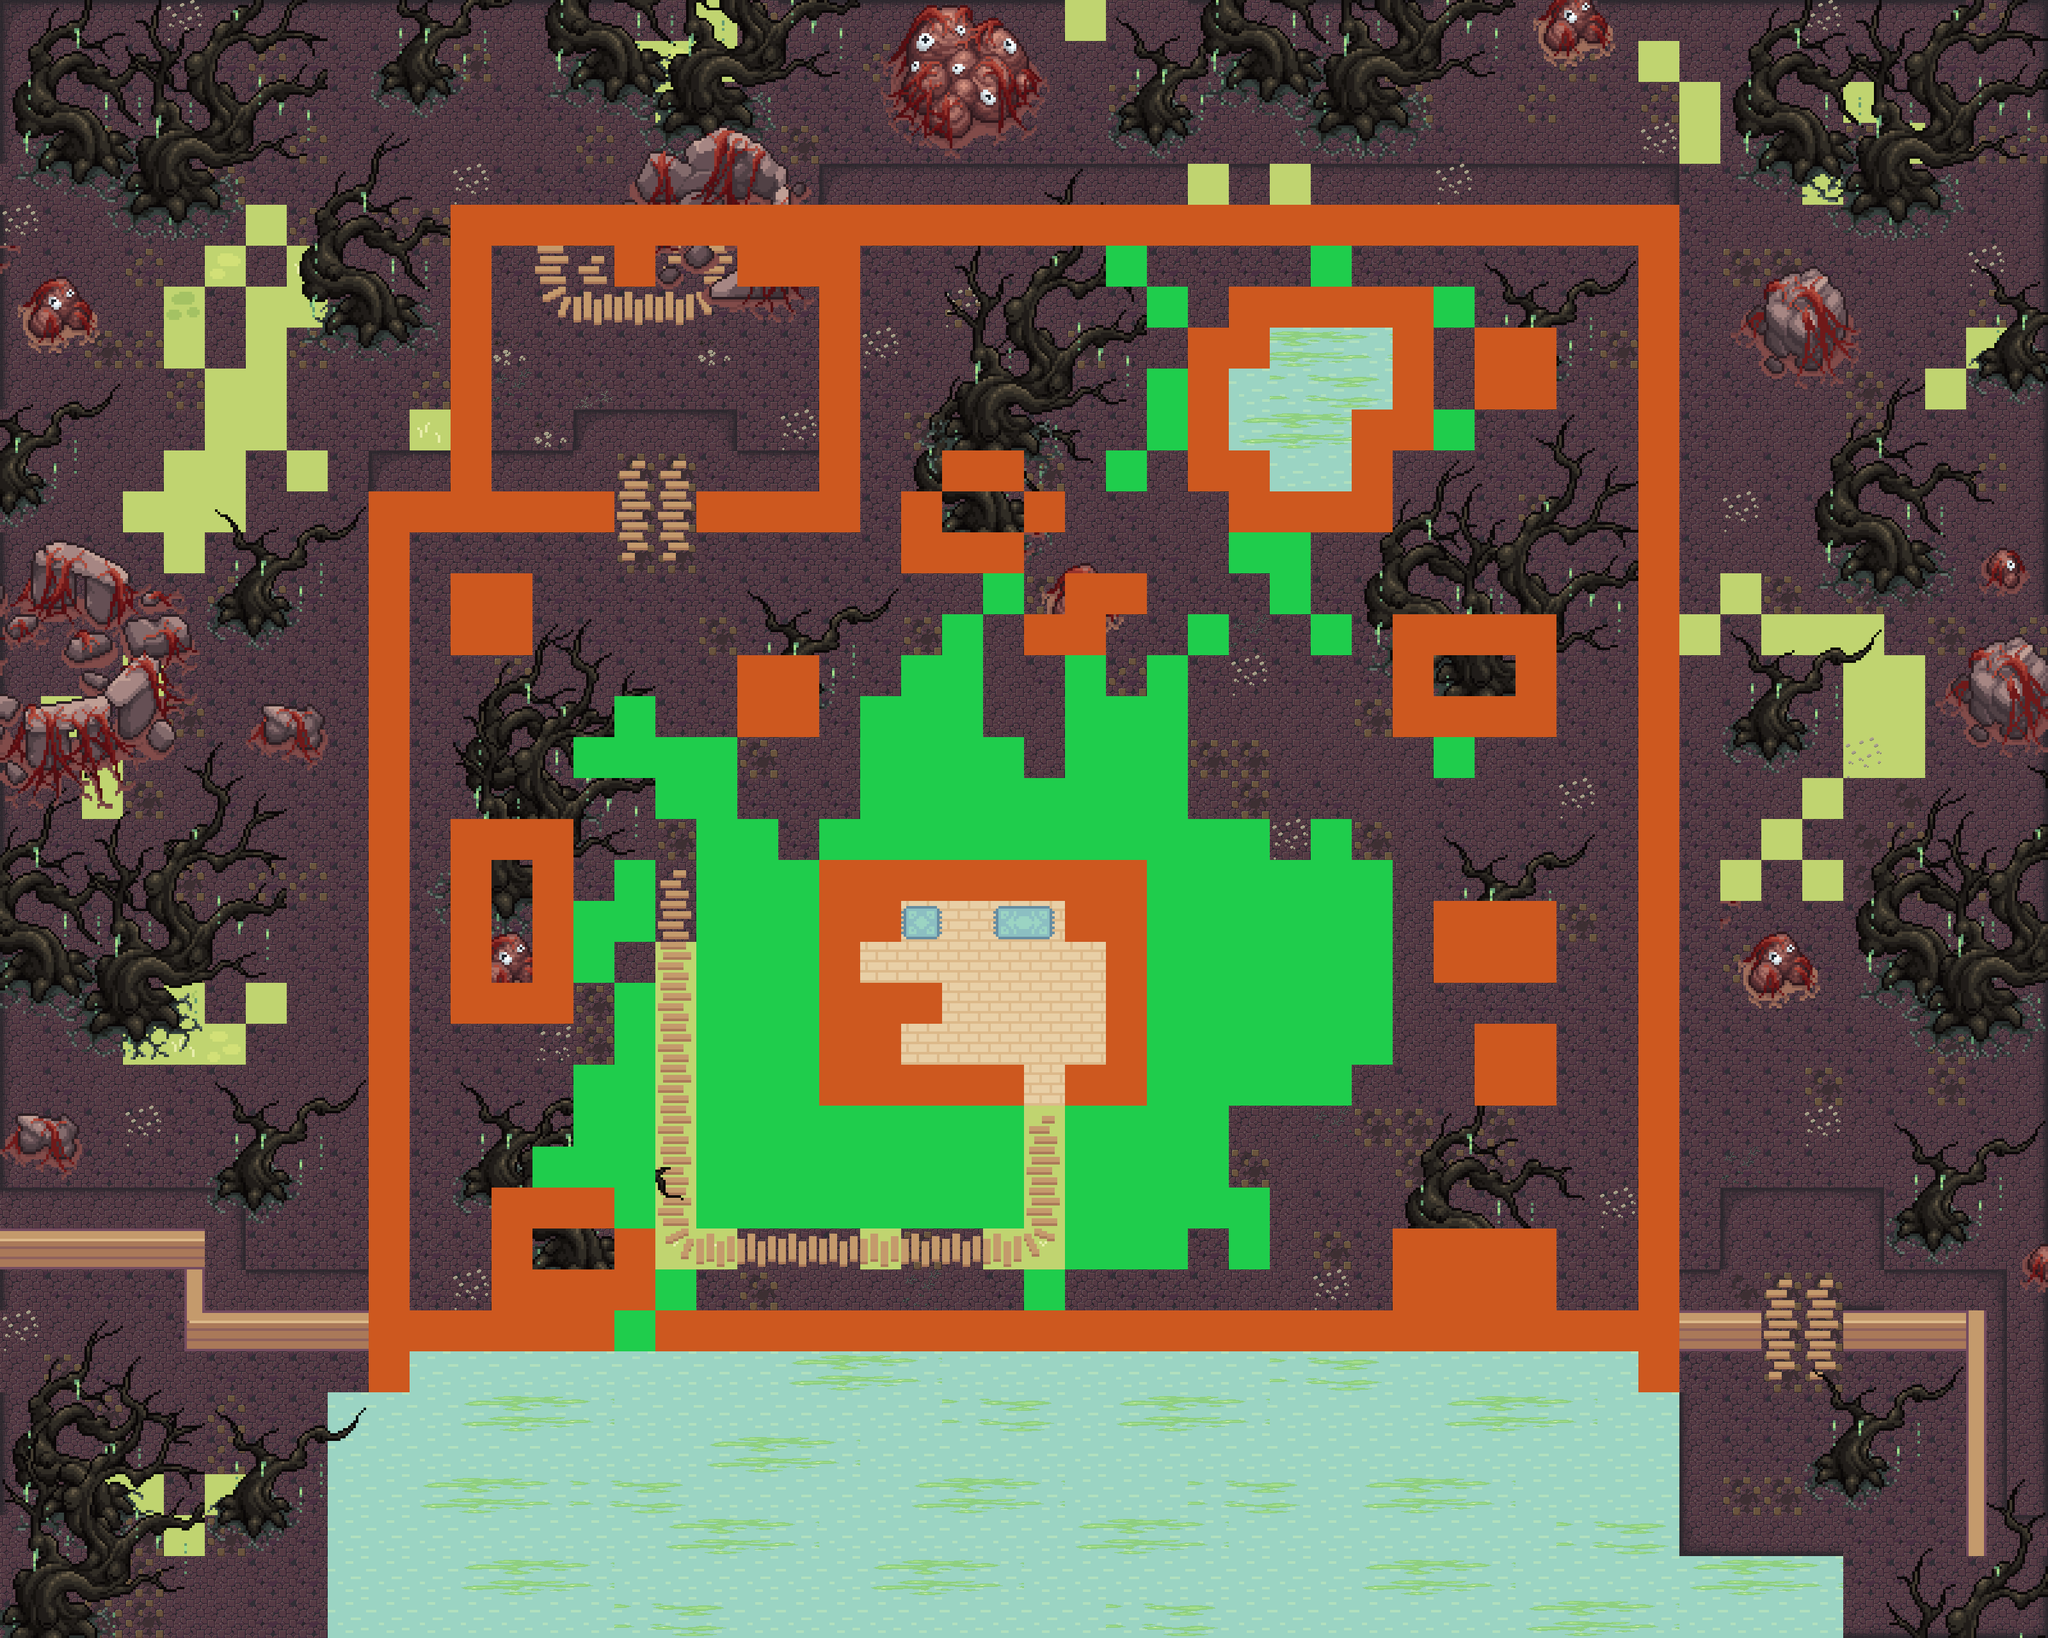

The image is a tile-based game level rendered from a .tmx file. Its description and source (layers, tilesets, objects; grid data summarised) follow:
An orthogonal 50x40 tile map with 64x64 px tiles, 19 tile layers (Water, Corrupted Water, Ground, Grass, ...), 18 tilesets and 4 objects (Start, Trader, Bed).

<map version="1.10" tiledversion="1.11.2" orientation="orthogonal" renderorder="right-down" width="50" height="40" tilewidth="64" tileheight="64" infinite="0" nextlayerid="96" nextobjectid="364">
 <tileset firstgid="1" source="Tilesets/Grass.tsx" />
 <tileset firstgid="81" source="Tilesets/Hills.tsx" />
 <tileset firstgid="117" source="Tilesets/Fences.tsx" />
 <tileset firstgid="133" source="Tilesets/Plant Decoration.tsx" />
 <tileset firstgid="143" source="Tilesets/Objects.tsx" />
 <tileset firstgid="153" source="Tilesets/Paths.tsx" />
 <tileset firstgid="169" source="Tilesets/interaction.tsx" />
 <tileset firstgid="171" source="Tilesets/Water.tsx" />
 <tileset firstgid="172" source="Tilesets/House.tsx" />
 <tileset firstgid="207" source="Tilesets/House Decoration.tsx" />
 <tileset firstgid="261" source="Tilesets/Tiles.tsx" />
 <tileset firstgid="371" source="Tilesets/Corrupted Trees#1.tsx" />
 <tileset firstgid="1259" source="Tilesets/Corrupted Trees#2.tsx" />
 <tileset firstgid="1799" source="Tilesets/Corrupted Trees#3.tsx" />
 <tileset firstgid="2087" source="Tilesets/Corrupted Objects.tsx" />
 <tileset firstgid="4243" source="Tilesets/Corrupted Details.tsx" />
 <tileset firstgid="4261" source="Tilesets/Corrupted Water.tsx" />
 <tileset firstgid="4351" source="../data/Tilesets/interaction.tsx" />
 <layer id="60" name="Water" width="50" height="40">
  <data>[2000 cells, 269 non-empty, 1 distinct tile ids]</data>
 </layer>
 <layer id="65" name="Corrupted Water" width="50" height="40">
  <data>[2000 cells, 95 non-empty, 6 distinct tile ids]</data>
 </layer>
 <layer id="59" name="Ground" width="50" height="40">
  <data>[2000 cells, 1617 non-empty, 13 distinct tile ids]</data>
 </layer>
 <layer id="61" name="Grass" width="50" height="40">
  <data>[2000 cells, 271 non-empty, 11 distinct tile ids]</data>
 </layer>
 <layer id="66" name="Details" width="50" height="40">
  <data>[2000 cells, 37 non-empty, 5 distinct tile ids]</data>
 </layer>
 <layer id="62" name="Hills" width="50" height="40">
  <data>[2000 cells, 112 non-empty, 8 distinct tile ids]</data>
 </layer>
 <layer id="63" name="Fence" width="50" height="40">
  <data>[2000 cells, 17 non-empty, 6 distinct tile ids]</data>
 </layer>
 <layer id="16" name="HouseFloor" width="50" height="40">
  <data>[2000 cells, 29 non-empty, 1 distinct tile ids]</data>
 </layer>
 <layer id="15" name="HouseWalls" width="50" height="40">
  <data>[2000 cells, 23 non-empty, 11 distinct tile ids]</data>
 </layer>
 <layer id="18" name="HouseFurnitureBottom" width="50" height="40">
  <data>[2000 cells, 3 non-empty, 3 distinct tile ids]</data>
 </layer>
 <layer id="17" name="HouseFurnitureTop" width="50" height="40">
  <data>[2000 cells, 7 non-empty, 7 distinct tile ids]</data>
 </layer>
 <layer id="68" name="Path" width="50" height="40">
  <data>[2000 cells, 44 non-empty, 6 distinct tile ids]</data>
 </layer>
 <layer id="70" name="Corrupted Tree3" width="50" height="40">
  <data>[2000 cells, 208 non-empty, 16 distinct tile ids]</data>
 </layer>
 <layer id="71" name="Corrupted Tree2" width="50" height="40">
  <data>[2000 cells, 384 non-empty, 30 distinct tile ids]</data>
 </layer>
 <layer id="72" name="Corrupted Tree1" width="50" height="40">
  <data>[2000 cells, 399 non-empty, 48 distinct tile ids]</data>
 </layer>
 <layer id="69" name="Corrupted Rock" width="50" height="40">
  <data>[2000 cells, 176 non-empty, 112 distinct tile ids]</data>
 </layer>
 <layer id="73" name="Corrupted Objects" width="50" height="40">
  <data>[2000 cells, 0 non-empty, 0 distinct tile ids]</data>
 </layer>
 <layer id="14" name="Collision" width="50" height="40">
  <data>[2000 cells, 255 non-empty, 2 distinct tile ids]</data>
 </layer>
 <layer id="64" name="Farmable" width="50" height="40">
  <data>[2000 cells, 173 non-empty, 1 distinct tile ids]</data>
 </layer>
 <objectgroup id="12" name="Player">
  <object id="253" name="Start" x="1561.33" y="1772">
   <point />
  </object>
  <object id="254" name="Trader" x="895" y="379.667" width="192" height="131.333" />
  <object id="256" name="Bed" x="1408.67" y="1403.33" width="63.6667" height="66.3333" />
  <object id="363" gid="144" x="964" y="438" width="56" height="68" />
 </objectgroup>
</map>
